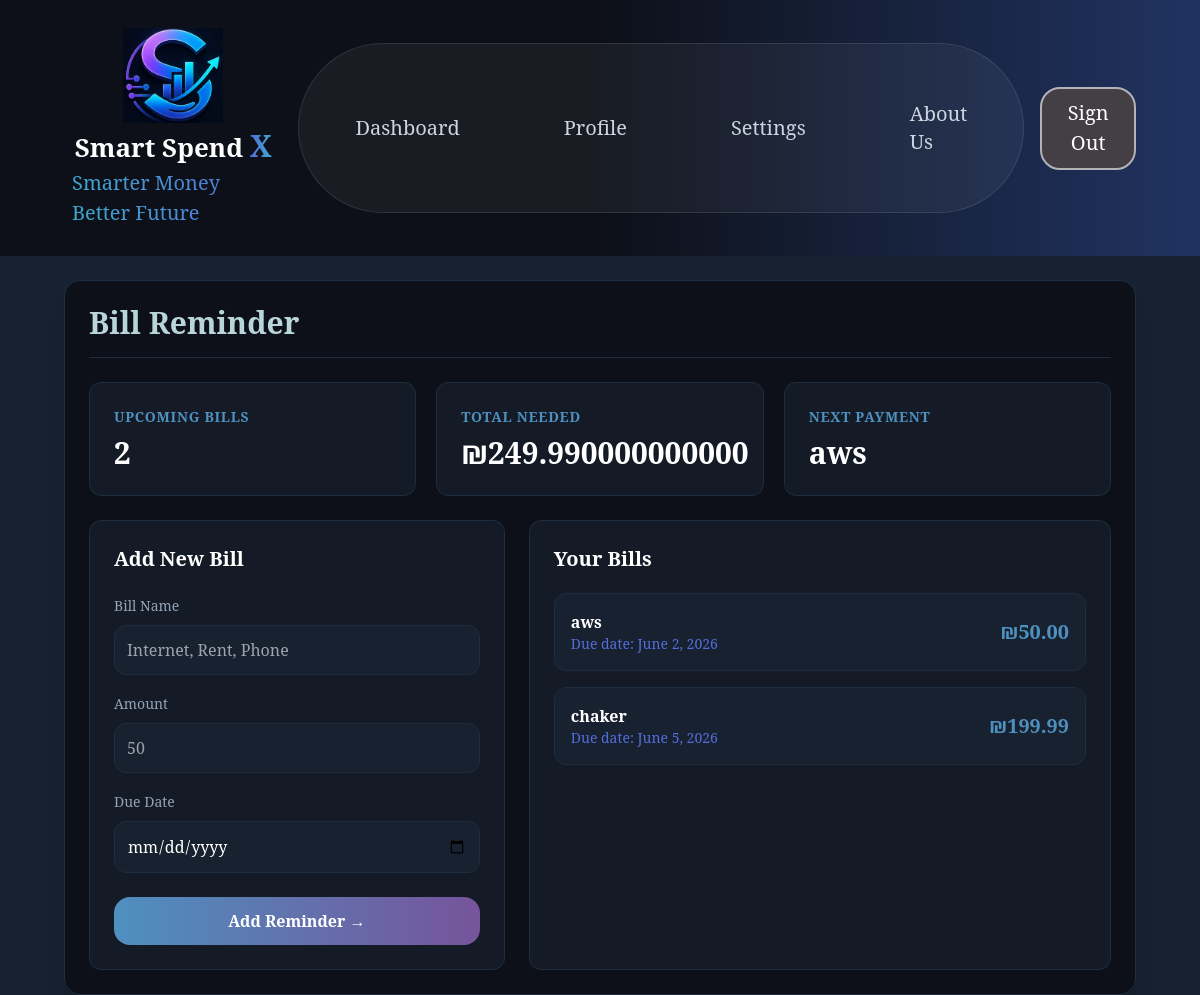
The page /bill-reminder/ (signed in) on the database as committed earlier.
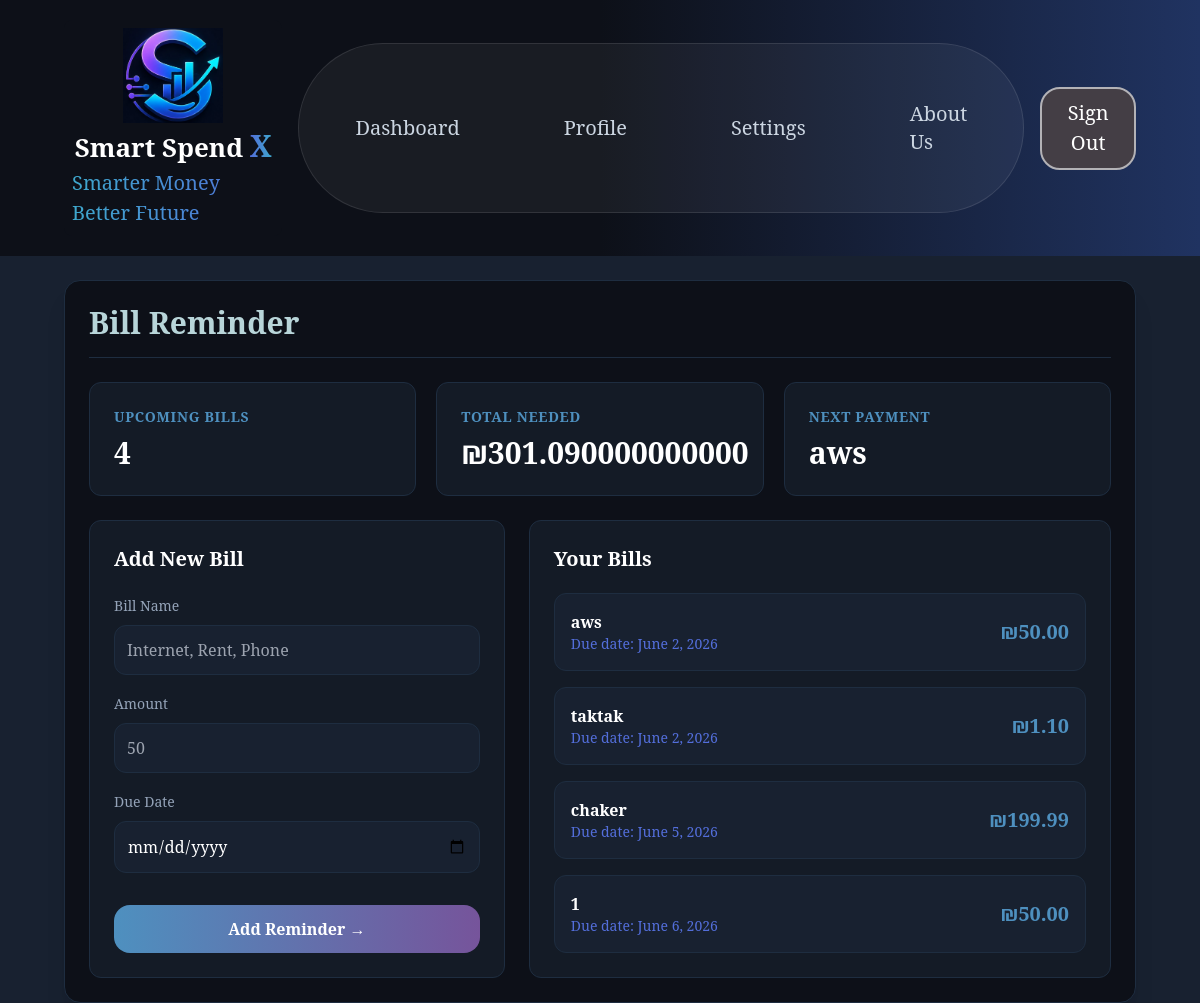
The same page on the database as committed later.
### app1/models.py (models this page shows, shortened)
class BillReminder(models.Model):
    user = models.ForeignKey(User, on_delete=models.CASCADE, null=True, blank=True)
    name = models.CharField(max_length=100)
    amount = models.DecimalField(max_digits=10, decimal_places=2)
    due_date = models.DateField()
    is_paid = models.BooleanField(default=False)

### app1/views.py (the view, shortened to what this page needs)
# urls.py: path("bill-reminder/", views.bill_reminder_view, name="bill_reminder"),
@login_required
def bill_reminder_view(request):
    bills        = BillReminder.objects.filter(user=request.user).order_by("due_date")
    unpaid_bills = bills.filter(is_paid=False)
    return render(request, "billReminder.html", {
        "bills":          bills,
        "upcoming_count": unpaid_bills.count(),
        "total_needed":   unpaid_bills.aggregate(total=Sum("amount"))["total"] or 0,
        "next_bill":      unpaid_bills.first(),
        "currency":       get_currency_symbol(request.user),
    })

### app1/views.py (called while the page is built)
def get_currency_symbol(user):
    try:
        profile = user.userprofile
        symbols = {'USD': '$', 'ILS': '₪', 'EUR': '€'}
        return symbols.get(profile.currency, '$')
    except Exception:
        return '$'

### app1/templates/billReminder.html (shortened to what the changed rows need)
{% load static %}
<!DOCTYPE html>
<html lang="en">
<head>
    <link rel="stylesheet" href="https://cdnjs.cloudflare.com/ajax/libs/font-awesome/6.5.0/css/all.min.css">
  <script src="https://cdn.tailwindcss.com"></script>
</head>
<body class="bg-[#182130] text-[#b8d5d9] min-h-screen flex flex-col gap-6">
<nav class="bg-gradient-to-r from-[#0d1018] via-[#0d1018] to-[#203361] px-6 md:px-16 py-5 relative z-50">
  <div class="max-w-8xl mx-auto flex justify-between items-center">
    <div class="flex flex-col items-center bg-[#0d1018] p-2 rounded-lg min-w-[200px]">
      <h1 class="text-white text-[26px] font-bold">
        Smart Spend
        <span class="text-[30px] bg-gradient-to-r from-[#536eda] via-[#3ea8cd] to-[#76549b] bg-clip-text text-transparent animate-gradient">
        </span>
      </h1>
    </div>
  </div>
</nav>
<main class="max-w-7xl mx-auto w-full px-4 md:px-16 flex-1">
<section class="w-full bg-[#0d1018] p-6 rounded-2xl border border-[#1e2d40] shadow-xl">
  <h2 class="text-3xl font-bold border-b border-[#1e2d40] pb-4 mb-6">
    Bill Reminder
  </h2>
  <div class="grid grid-cols-1 sm:grid-cols-2 lg:grid-cols-3 gap-5 mb-6">
    <div class="border border-[#1e2d40] bg-[#141b26] rounded-xl p-6">
      <h3 class="text-[#4e90bf] text-sm uppercase font-semibold tracking-wider">
        Upcoming Bills
      </h3>
      <p class="text-white text-3xl font-bold mt-2">
        {{ upcoming_count }}
      </p>
    </div>
    <div class="border border-[#1e2d40] bg-[#141b26] rounded-xl p-6">
      <h3 class="text-[#4e90bf] text-sm uppercase font-semibold tracking-wider">
        Total Needed
      </h3>
      <p class="text-white text-3xl font-bold mt-2">
        {{ currency }}{{ total_needed }}
      </p>
    </div>
    <div class="border border-[#1e2d40] bg-[#141b26] rounded-xl p-6 sm:col-span-2 lg:col-span-1">
      <h3 class="text-[#4e90bf] text-sm uppercase font-semibold tracking-wider">
        Next Payment
      </h3>
      <p class="text-white text-3xl font-bold mt-2">
        {% if next_bill %}
          {{ next_bill.name }}
        {% else %}
          No Bills
        {% endif %}
      </p>
    </div>
  </div>
  <div class="grid grid-cols-1 lg:grid-cols-[1fr_1.4fr] gap-6">
    <div class="border border-[#1e2d40] bg-[#141b26] rounded-xl p-6">
      <div class="space-y-4">
        {% for bill in bills %}
        <div class="p-4 rounded-xl bg-[#182130] border border-[#1e2d40] flex justify-between items-center hover:border-slate-600 transition-colors">
          <div>
            <h4 class="text-white font-bold">
              {{ bill.name }}
            </h4>
            <p class="text-sm text-[#536eda]">
              Due date: {{ bill.due_date }}
            </p>
          </div>
          <p class="text-[#4e90bf] text-xl font-bold">
            {{ currency }}{{ bill.amount }}
          </p>
        </div>
        {% empty %}
        <p class="text-slate-400">
          No bills added yet.
        </p>
        {% endfor %}
      </div>
    </div>
  </div>
</section>
</main>
</body>
</html>

Rows that differ between the two databases and show on the page:
added BillReminder: name "taktak", due_date "June 2, 2026", currency "₪", amount "1.10"
added BillReminder: name "1", due_date "June 6, 2026", currency "₪", amount "50.00"
Other text that changed with them:
{{ upcoming_count }}: "2" → "4"
{{ total_needed }}: "249.990000000000" → "301.090000000000"
